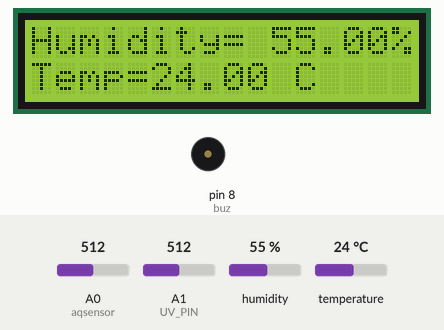
Simulated run of this sketch. Board: Arduino Uno, built with avr-gcc and run on an emulated ATmega328P. Parts: 16×2 character LCD, buzzer (waves = sounding). The test bench sets the inputs (shaded band); at power-on: humidity 55 %, A0 (aqsensor) = 512, A1 (UV_PIN) = 512, temperature 24 °C. The local clock reads 2024-03-15 10:24:30 at power-on unless the sketch sets it; EEPROM starts erased; what the sketch prints to the serial monitor is not drawn.

Above: at 1.2 s.
1.3 s: humidity set to 22 %
At 13.3 s:
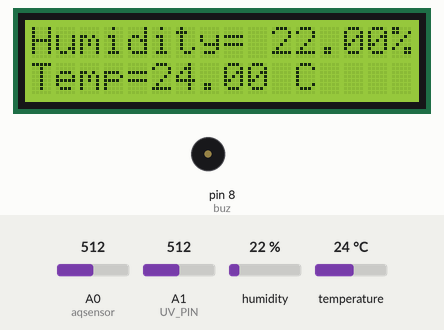
13.8 s: A0 (aqsensor) set to 264
At 27.68 s:
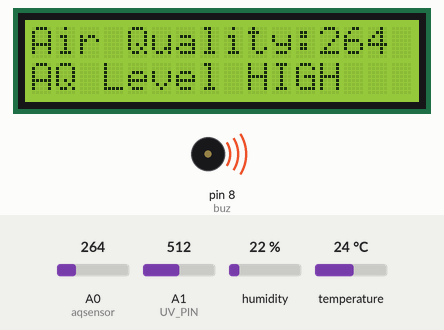
27.8 s: A0 (aqsensor) set to 236
At 31.5 s:
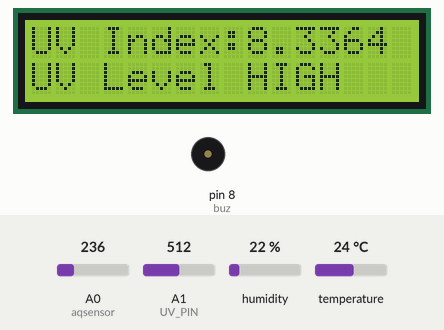
41.2 s: A1 (UV_PIN) set to 202
At 55.1 s:
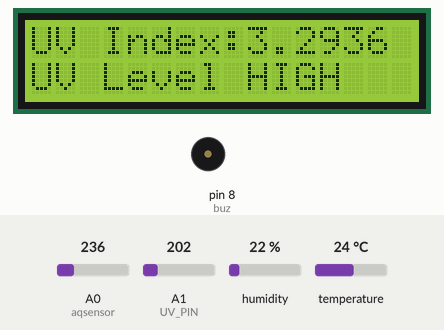
55.2 s: A1 (UV_PIN) set to 173
At 68.4 s:
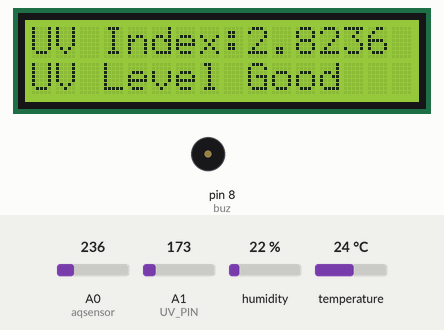
68.7 s: temperature set to 12 °C
At 74.5 s:
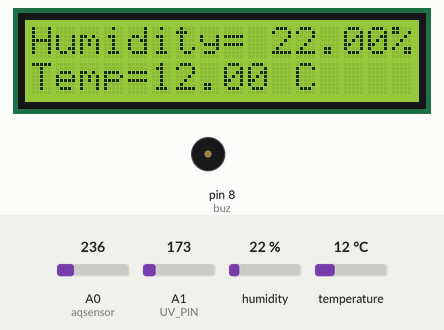
Timing chart, 0 to 76.0 s (numbered marks = the images above; inputs shaded):
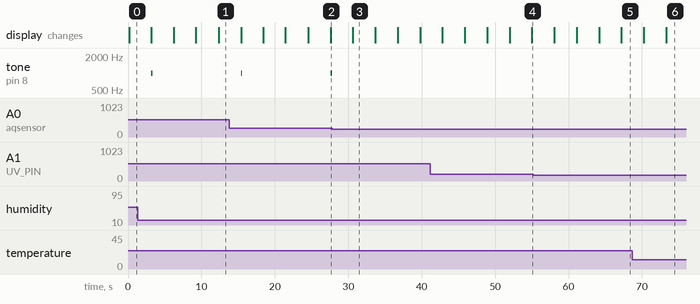

The sketch:

WeatherTech.ino
```cpp
#include <Wire.h>
#include <LiquidCrystal_I2C.h>
#include "DHT.h"
#include <RTClib.h>
#include <EEPROM.h> // Include EEPROM library

LiquidCrystal_I2C lcd(0x27, 16, 2);  // Address 0x27, 16 columns and 2 rows
RTC_DS3231 rtc;
#define DHTPIN 4    // You can use pins 2, 3, 4, 5, 12, 13, or 14
#define DHTTYPE DHT11 // Or DHT21, DHT22 (choose the appropriate sensor type)
DHT dht(DHTPIN, DHTTYPE);
#define UV_PIN A1

int buz = 8;  //buzzer connected to pin 8
int led = 9;  //led connected to pin 9

// Air quality sensor configuration
const int aqsensor = A0;  // Output of MQ135 connected to A0 pin
int threshold = 250;    // Threshold level for Air Quality

// Display durations (in milliseconds)
const int tempHumidDisplayTime = 3000; // Display temperature and humidity time
const int airQualityDisplayTime = 3000; // Display air quality time

void setup() {
  Serial.begin(9600); // Initialize serial communication
  dht.begin();
  rtc.begin();
  lcd.init();
  lcd.backlight();
}

void loop() {
  // Read temperature, humidity, and air quality (ppm)
  float humidity = dht.readHumidity();
  float temperature = dht.readTemperature();
  int ppm = analogRead(aqsensor);
  DateTime now = rtc.now();

  // Store data in EEPROM
  int address = 0;
  EEPROM.put(address, humidity);
  address += sizeof(humidity);
  EEPROM.put(address, temperature);
  address += sizeof(temperature);
  EEPROM.put(address, ppm);
  address += sizeof(ppm);
  // Assuming uvIndex is a float value
  float uvIndex = getUVIndex(); // A function to get UV index
  EEPROM.put(address, uvIndex);
  address += sizeof(uvIndex);

  // Display temperature and humidity
  lcd.setCursor(0,0);
  lcd.print("Humidity= ");
  lcd.print(humidity);
  lcd.print("%");
  lcd.setCursor(0,1);
  lcd.print("Temp=");
  lcd.print(temperature);
  lcd.print(" C      ");
  delay(tempHumidDisplayTime);

  // Display air quality
  lcd.clear(); // Clear the LCD screen
  lcd.setCursor(0, 0);
  lcd.print("Air Quality:");
  Serial.print("Air Quality: ");
  Serial.println(ppm);
  lcd.setCursor(12, 0);
  lcd.print(ppm );

  if (ppm > threshold) {
    lcd.setCursor(0, 1);
    lcd.print("AQ Level HIGH");
    Serial.println("AQ Level HIGH");
    tone(buz, 1000, 200); // Turn ON Buzzer
    digitalWrite(led, HIGH); // Turn ON LED
  } else {
    digitalWrite(led, LOW); // Turn OFF LED
    noTone(buz); // Turn OFF Buzzer
    lcd.setCursor(0, 1);
    lcd.print("AQ Level Good");
    Serial.println("AQ Level Good");
  }
  delay(airQualityDisplayTime);

  // Display UV index
  lcd.setCursor(0,0);
  lcd.print("UV Index:");
  lcd.print(uvIndex);
  if (uvIndex > 3) {
    lcd.setCursor(0, 1);
    lcd.print("UV Level HIGH");
    Serial.println("UV Level HIGH");
  } else {
    lcd.setCursor(0, 1);
    lcd.print("UV Level Good");
    Serial.println("UV Level Good");
  }

  Serial.print("UV Index: ");
  Serial.println(uvIndex);

  delay(3000);  // Delay for stability

  // Display date and time
  lcd.setCursor(0, 0);
  lcd.print("Date: ");
  lcd.print(now.year(), DEC);
  lcd.print('/');
  lcd.print(now.month(), DEC);
  lcd.print('/');
  lcd.print(now.day(), DEC);

  lcd.setCursor(0, 1);
  lcd.print("Time: ");
  lcd.print(now.hour(), DEC);
  lcd.print(':');
  lcd.print(now.minute(), DEC);
  lcd.print(':');
  lcd.print(now.second(), DEC);

  delay(3000);

  // Retrieve data from EEPROM and print
  float storedHumidity;
  float storedTemperature;
  int storedPPM;
  float storedUVIndex;

  address = 0; // Reset address to start of EEPROM
  EEPROM.get(address, storedHumidity);
  address += sizeof(storedHumidity);
  EEPROM.get(address, storedTemperature);
  address += sizeof(storedTemperature);
  EEPROM.get(address, storedPPM);
  address += sizeof(storedPPM);
  EEPROM.get(address, storedUVIndex);

  Serial.println("Retrieved data from EEPROM:");
  Serial.print("Humidity: ");
  Serial.println(storedHumidity);
  Serial.print("Temperature: ");
  Serial.println(storedTemperature);
  Serial.print("Air Quality (ppm): ");
  Serial.println(storedPPM);
  Serial.print("UV Index: ");
  Serial.println(storedUVIndex);
}

// Function to get UV index
float getUVIndex() {
  int sensorValue = analogRead(UV_PIN);  // Read analog value from sensor
  float voltage = sensorValue * (5.0 / 1023.0);  // Convert analog value to voltage (5V reference voltage)

  // Convert voltage to UV index
  return voltage * 3.33;  // Calibration factor (you may need to adjust this)
}
```

Measured:
- the behaviour switches between 251 and 250 on A0 (aqsensor) (found by bisection; images 2 and 3)
- the behaviour switches between 185 and 184 on A1 (UV_PIN) (found by bisection; images 4 and 5)
- after the input at 27.8 s, tone on pin 8 (buz): stays silent (without the input it goes to 1000 Hz after 12.0 s)
- after the input at 55.2 s, the display: first differs from a run without the input after 12.0 s (image 5)
- by itself, tone on pin 8 (buz): alternates 1000 Hz for 0.20 s and silent for 12.0 s
- what the display in image 3 shows lasts 3.0 s, from 30.6 s to 33.6 s
